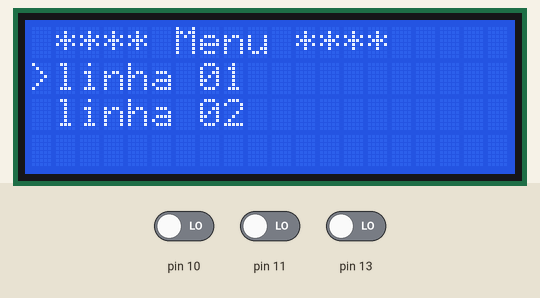
The sketch below on a simulated Arduino Uno, built with avr-gcc and run on an emulated ATmega328P. On the bench: 20×4 character LCD. Inputs (shaded band) come from the test bench; at power-on: pin 13 LOW, pin 10 LOW, pin 11 LOW.

Above: at 1.2 s.
1.3 s: pin 13 driven HIGH
4.3 s: pin 10 driven HIGH
At 4.5 s:
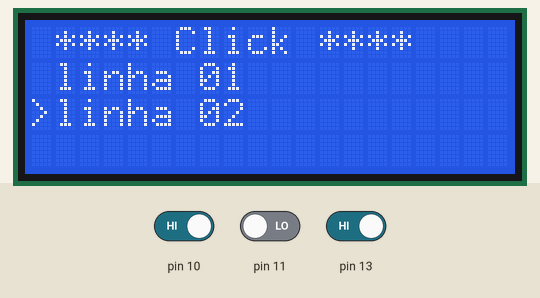
6.8 s: pin 10 driven LOW
At 7.19 s:
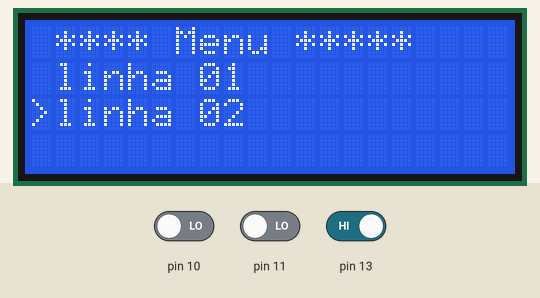
9.5 s: pin 11 driven HIGH
At 9.88 s:
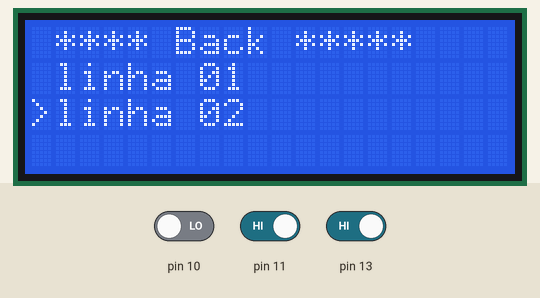
12.2 s: pin 13 driven LOW
13.9 s: pin 11 driven LOW
At 14.4 s:
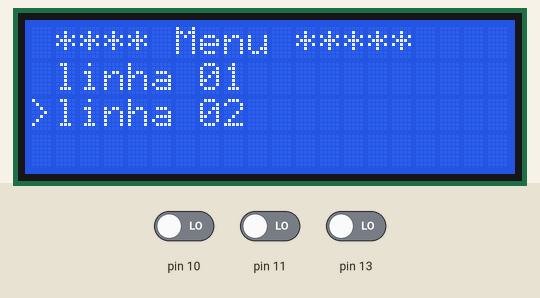
Timing chart, 0 to 16.4 s (numbered marks = the images above; inputs shaded):
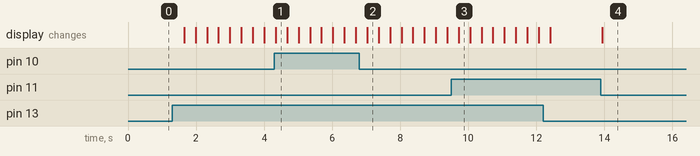

Measured:
- after the input at 4.3 s, the display: changes at once (image 1)
- after the input at 6.8 s, the display: changes after 0.23 s (image 2)
- after the input at 9.5 s, the display: changes after 0.22 s (image 3)
- after the input at 13.9 s, the display: changes after 0.05 s (image 4)

The sketch:

Menu_LCD_20x04.ino
```cpp
// Programa : Display LCD 16x2 e modulo I2C
// Autor : Arduino e Cia
#include <Wire.h>
#include <LiquidCrystal_I2C.h>
// Inicializa o display no endereco 0x27
LiquidCrystal_I2C lcd(0x27,2,1,0,4,5,6,7,3, POSITIVE);

//int sel = 0;
String texto[4] = {"**** Menu ****","linha 01","linha 02",""};
int sel = 1;

void setup()
{
 lcd.begin (20,4);
 pinMode(13, INPUT);
 pinMode(12, INPUT);
 pinMode(11, INPUT);
 pinMode(10, INPUT);
 lcd.setBacklight(HIGH);
}

void loop()
{

  if(digitalRead(13)){
    sel = sel +1;
    if(sel > 3 or texto[sel] == ""){
      sel = 1;
    }
    delay(300);
  }
/*
  if(digitalRead(12)){
    sel = sel -1;
    if(sel == 0 or texto[sel] == ""){
      sel = 3;
    }
    delay(300);
  }
 */
  lcd.setCursor(0,0);
  if(digitalRead(10)){
    texto[0] = "**** Click ****";
  }else{
    if(digitalRead(11)){
      texto[0] = "**** Back ****";
    }else{
      texto[0] = "**** Menu ****";
    }
  }
  tela();


//  lcd.setBacklight(LOW);
//  delay(1000);
}

void tela()
{
  for (int i=0; i<4; i++){
    lcd.setCursor(0,i);
    if (sel == i){
      lcd.print(">"+texto[i]);
    }else{
      lcd.print(" "+texto[i]);
    }
  }

}
```
